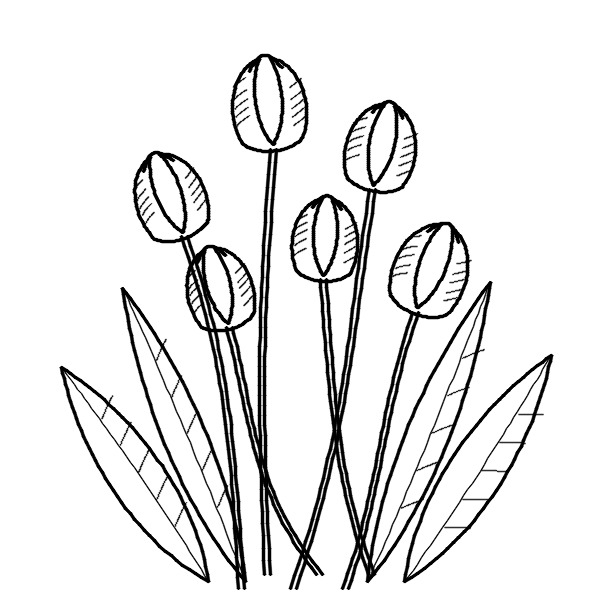
#> input picture inputs/flores.jpg, 612 x 612 px
$ python -i saliency.py   (imports and definitions only)   (older library calls are emulated)
#> lines starting #> are read from the running program, lines starting #| are printed output that depends on the picture
#> further down, picture is the input picture: shape (612, 612, 3); min 0, max 255, mean 231.8
"""
Gerador de Mapas de Saliência Visual e Orçamento Ponderado de Detalhes.
Implementa a Seção 24 do Plano de Evolução Completo (Saliency Map).
"""
import cv2
import numpy as np
from typing import Tuple, Optional

class SaliencyEngine:
    @staticmethod
    def compute_saliency_map(img_bgr: np.ndarray) -> np.ndarray:
        """
        Calcula o mapa de saliência visual perceptivo em escala de 0.0 a 1.0.
        Combina o método de Resíduo Espectral (Frequency Domain) com gradientes locais.
        """
        gray = cv2.cvtColor(img_bgr, cv2.COLOR_BGR2GRAY).astype(np.float32)
        h, w = gray.shape
#> h = 612; w = 612

        # 1. Resíduo Espectral (Spectral Residual Saliency)
        # Redimensiona para resolução ideal de análise FFT
        scale_w = 64
        scale_h = int(round(h * (scale_w / float(w))))
#> scale_h = 64
        small = cv2.resize(gray, (scale_w, scale_h), interpolation=cv2.INTER_AREA)

        # FFT 2D
        dft = np.fft.fft2(small)
        amplitude = np.abs(dft)
        log_amplitude = np.log(amplitude + 1e-8)
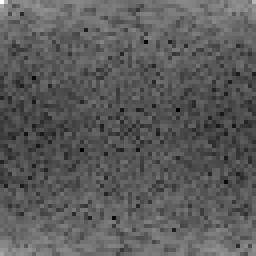
#> log_amplitude: shape (64, 64) float64 (shown 4 times larger); min 3.51, max 13.76, mean 7.19; drawn with min black and max white
        phase = np.angle(dft)
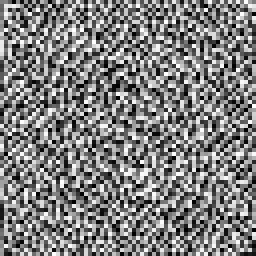
#> phase: shape (64, 64) float64 (shown 4 times larger); min -3.14, max 3.14, mean 1.13e-17; drawn with min black and max white

        # Filtro de média para obter a curva espectral média
        avg_log = cv2.blur(log_amplitude, (3, 3))
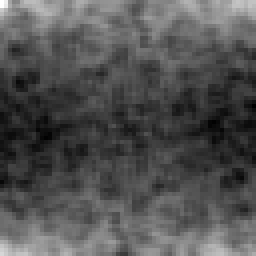
#> avg_log: shape (64, 64) float64 (shown 4 times larger); min 5.75, max 10.17, mean 7.19; drawn with min black and max white
        spectral_residual = log_amplitude - avg_log
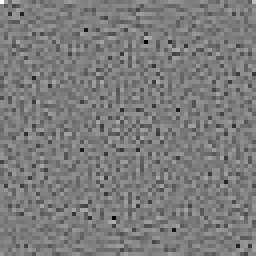
#> spectral_residual: shape (64, 64) float64 (shown 4 times larger); min -3.42, max 3.6, mean 0.00316; drawn with min black and max white

        # IFFT com a fase original
        combined = np.exp(spectral_residual) * (np.cos(phase) + 1j * np.sin(phase))
        ifft = np.fft.ifft2(combined)
        saliency_small = np.abs(ifft) ** 2
        saliency_small = cv2.GaussianBlur(saliency_small, (7, 7), 2.5)

        # Normaliza e redimensiona de volta à resolução original
        saliency_spec = cv2.resize(saliency_small, (w, h), interpolation=cv2.INTER_CUBIC)
        saliency_spec = (saliency_spec - saliency_spec.min()) / (saliency_spec.max() - saliency_spec.min() + 1e-8)

        # 2. Gradientes Locais (Sobel) para reforçar bordas anatômicas e texturas
        gx = cv2.Sobel(gray, cv2.CV_32F, 1, 0, ksize=3)
        gy = cv2.Sobel(gray, cv2.CV_32F, 0, 1, ksize=3)
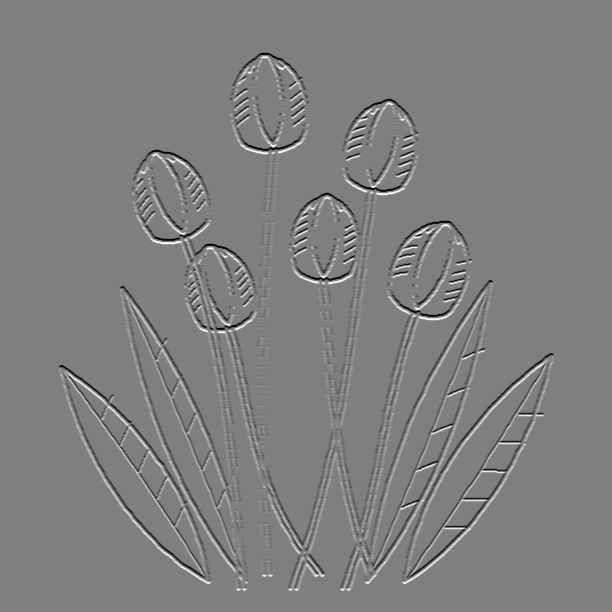
#> gy: shape (612, 612) float32; min -1020, max 1020, mean 0; drawn with min black and max white
        grad_mag = np.sqrt(gx**2 + gy**2)
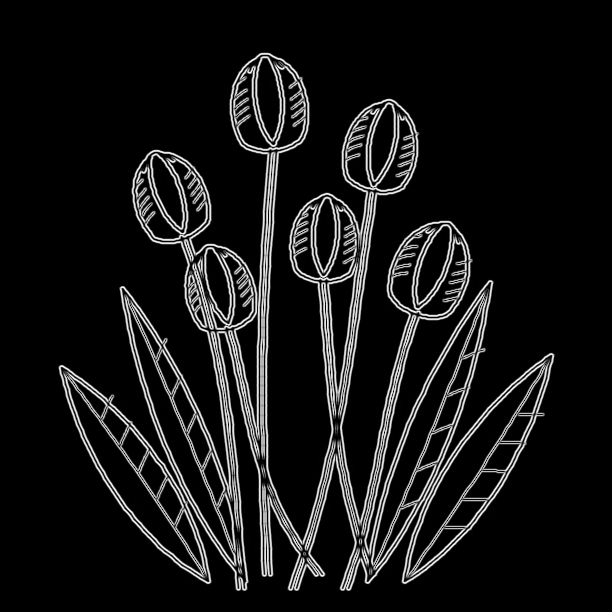
#> grad_mag: shape (612, 612) float32; min 0, max 1116.7, mean 99.3; drawn with min black and max white
        grad_mag = (grad_mag - grad_mag.min()) / (grad_mag.max() - grad_mag.min() + 1e-8)

        # 3. Combinação Ponderada (65% Saliência Espectral + 35% Gradiente de Bordas)
        combined_saliency = 0.65 * saliency_spec + 0.35 * grad_mag
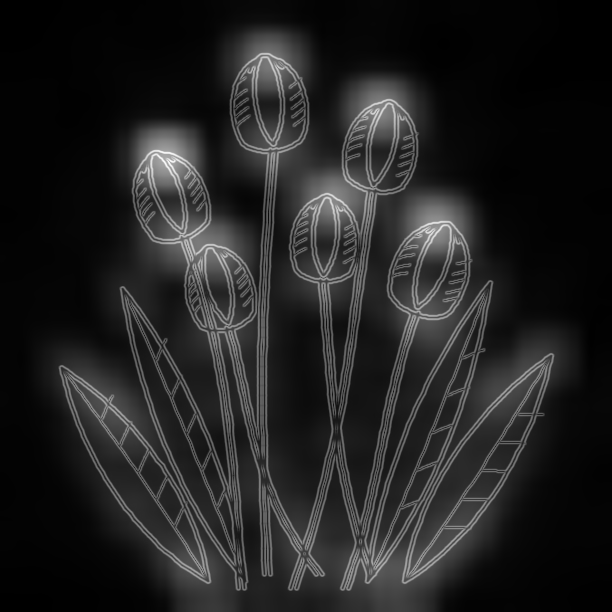
#> combined_saliency: shape (612, 612) float64; min 0, max 0.983, mean 0.137
        combined_saliency = np.clip(combined_saliency, 0.0, 1.0)
        return combined_saliency

    @staticmethod
    def get_region_saliency(saliency_map: np.ndarray, mask: np.ndarray, bbox: Optional[Tuple[int, int, int, int]] = None) -> float:
        """Calcula a média de saliência dentro de uma região delimitada por máscara ou ROI."""
        if bbox is not None:
            bx, by, bw, bh = bbox
            sub_sal = saliency_map[by:by + bh, bx:bx + bw]
            sub_mask = mask[by:by + bh, bx:bx + bw] if mask.shape == saliency_map.shape else mask
            pixels = sub_sal[sub_mask > 0]
        else:
            pixels = saliency_map[mask > 0]
        if len(pixels) == 0:
            return 0.5
        return float(np.mean(pixels))

>>> import cv2
>>> picture = cv2.imread('../../inputs/flores.jpg')
>>> result = SaliencyEngine().compute_saliency_map(picture)
